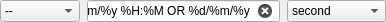
<?xml version="1.0" encoding="UTF-8"?>
<ui version="4.0">
 <class>Form</class>
 <widget class="QWidget" name="Form">
  <property name="geometry">
   <rect>
    <x>0</x>
    <y>0</y>
    <width>386</width>
    <height>22</height>
   </rect>
  </property>
  <property name="windowTitle">
   <string>Form</string>
  </property>
  <layout class="QHBoxLayout" name="horizontalLayout">
   <property name="spacing">
    <number>7</number>
   </property>
   <property name="leftMargin">
    <number>0</number>
   </property>
   <property name="topMargin">
    <number>0</number>
   </property>
   <property name="rightMargin">
    <number>0</number>
   </property>
   <property name="bottomMargin">
    <number>0</number>
   </property>
   <item>
    <widget class="QComboBox" name="types">
     <item>
      <property name="text">
       <string>--</string>
      </property>
     </item>
     <item>
      <property name="text">
       <string>integer</string>
      </property>
     </item>
     <item>
      <property name="text">
       <string>float</string>
      </property>
     </item>
     <item>
      <property name="text">
       <string>boolean</string>
      </property>
     </item>
     <item>
      <property name="text">
       <string>string</string>
      </property>
     </item>
     <item>
      <property name="text">
       <string>datetime</string>
      </property>
     </item>
     <item>
      <property name="text">
       <string>timedelta</string>
      </property>
     </item>
    </widget>
   </item>
   <item>
    <widget class="QLineEdit" name="format">
     <property name="toolTip">
      <string>&lt;html&gt;&lt;head/&gt;&lt;body&gt;&lt;p&gt;&lt;span style=&quot; text-decoration: underline;&quot;&gt;You can add multiple time format&lt;/span&gt;&lt;/p&gt;&lt;p&gt;&lt;span style=&quot; text-decoration: underline;&quot;&gt;with 'OR' between each one&lt;/span&gt;&lt;/p&gt;&lt;p&gt;&lt;span style=&quot; font-style:italic;&quot;&gt;EX: &amp;quot;%d/%m/%Y %H:%M OR %d/%m/%Y&amp;quot;&lt;/span&gt;&lt;/p&gt;&lt;p&gt;&lt;span style=&quot; font-weight:600;&quot;&gt;Seconds&lt;/span&gt;: %S&lt;/p&gt;&lt;p&gt;&lt;span style=&quot; font-weight:600;&quot;&gt;Minutes&lt;/span&gt;: %M&lt;/p&gt;&lt;p&gt;&lt;span style=&quot; font-weight:600;&quot;&gt;Hour&lt;/span&gt;&lt;/p&gt;&lt;p&gt;%H: from 00 to 23&lt;/p&gt;&lt;p&gt;%I: from 00 to 12&lt;/p&gt;&lt;p&gt;%p: AM/PM&lt;/p&gt;&lt;p&gt;&lt;span style=&quot; font-weight:600;&quot;&gt;Day of the week&lt;/span&gt;&lt;/p&gt;&lt;p&gt;%a: from Mon to Sun&lt;/p&gt;&lt;p&gt;%A: from Monday to Sunday&lt;/p&gt;&lt;p&gt;%w: from 0 to 6&lt;/p&gt;&lt;p&gt;&lt;span style=&quot; font-weight:600;&quot;&gt;Day of the month&lt;/span&gt;&lt;/p&gt;&lt;p&gt;%d: from 01 to 31&lt;/p&gt;&lt;p&gt;&lt;span style=&quot; font-weight:600;&quot;&gt;Month&lt;/span&gt;&lt;/p&gt;&lt;p&gt;%b: from Jan to Dec&lt;/p&gt;&lt;p&gt;%B: from January to December&lt;/p&gt;&lt;p&gt;%m: from 01 to 12&lt;/p&gt;&lt;p&gt;&lt;span style=&quot; font-weight:600;&quot;&gt;Year&lt;/span&gt;&lt;/p&gt;&lt;p&gt;%y: from 00 to 99&lt;/p&gt;&lt;p&gt;%Y: 1999, 2000, ...&lt;/p&gt;&lt;/body&gt;&lt;/html&gt;</string>
     </property>
     <property name="text">
      <string>%d/%m/%y %H:%M OR %d/%m/%y</string>
     </property>
     <property name="clearButtonEnabled">
      <bool>true</bool>
     </property>
    </widget>
   </item>
   <item alignment="Qt::AlignVCenter">
    <widget class="QComboBox" name="unit">
     <item>
      <property name="text">
       <string>second</string>
      </property>
     </item>
     <item>
      <property name="text">
       <string>W</string>
      </property>
     </item>
     <item>
      <property name="text">
       <string>day</string>
      </property>
     </item>
     <item>
      <property name="text">
       <string>hour</string>
      </property>
     </item>
     <item>
      <property name="text">
       <string>minute</string>
      </property>
     </item>
     <item>
      <property name="text">
       <string>millisecond</string>
      </property>
     </item>
     <item>
      <property name="text">
       <string>microsecond</string>
      </property>
     </item>
     <item>
      <property name="text">
       <string>nanosecond</string>
      </property>
     </item>
    </widget>
   </item>
  </layout>
 </widget>
 <resources/>
 <connections/>
</ui>
